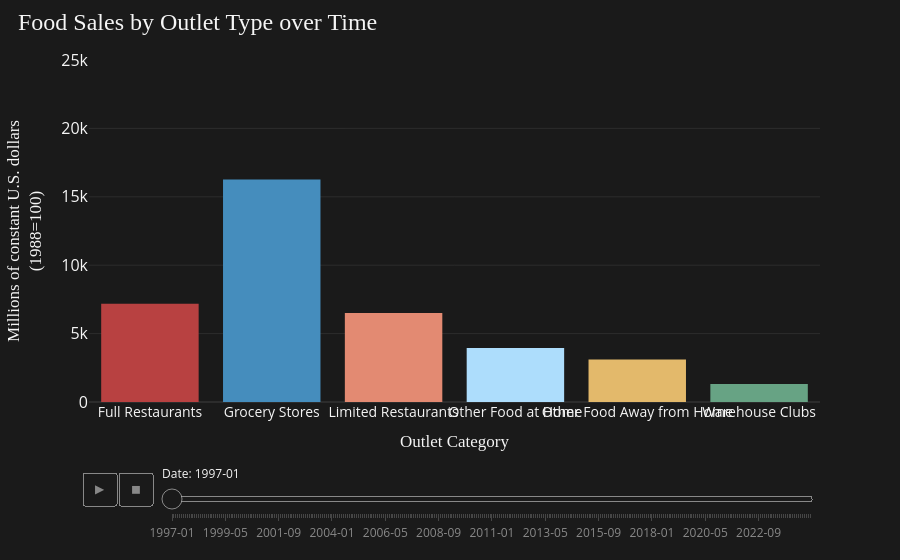

This figure's notebook cell:
### Code cell
# make plot 

# colors
color_map = {
    'grocery_stores': "#458dbd",
    'warehouse_supercenter': "#67a384",
    'other_food_at_home': "#adddfc",
    'full_restaurants': "#b84141",
    'limited_restaurants': "#e38a72",
    'other_food_away': "#e3b96b",
}

# plot 
fig = px.bar(sales_by_outlet_long, 
             x="category", 
             y="sales", 
             color="category",
             color_discrete_map=color_map,
             animation_frame="date",
             animation_group="category",
             range_y=[0,25000],
             custom_data=['month_year'],
             )

fig.update_traces(
    marker_line_width=0,
)

fig.for_each_trace(
    lambda t: t.update(
        hovertemplate=
            '<b>%{x}</b><br>' +
            'Date: %{customdata}<br>' +
            'Sales: $%{y:,.0f}<br>' +
            '<extra></extra>',
        marker_line_width=0
    )
)

fig.update_layout(
    # title
    title={
        'text': 'Food Sales by Outlet Type over Time',
        'x': 0.02,
        'xanchor': 'left',
        'font': {
            'size': 24,
            'family': 'Playfair Display',
            'color': '#f5f5f5'
        }
    },

    # plot background
    plot_bgcolor='#1a1a1a',

    # entire figure background
    paper_bgcolor='#1a1a1a',

    # x-axis
    xaxis=dict(
        title='Outlet Category',
        title_font=dict(
            size=17,
            family="Source Sans 3",
            color='#f5f5f5'
        ),
        tickfont=dict(
            size=14,
            color='#f5f5f5'
        )
    ),

    # y-axis
    yaxis=dict(
        title='Millions of constant U.S. dollars<br>(1988=100)',
        title_font=dict(
            size=17,
            family="Source Sans 3",
            color='#f5f5f5'
        ),
        tickfont=dict(
            size=16,
            color='#f5f5f5'
        )
    ),

    # legend
    showlegend=False
)

fig.update_xaxes(
    tickvals=[
        'grocery_stores',
        'warehouse_supercenter',
        'other_food_at_home',
        'full_restaurants',
        'limited_restaurants',
        'other_food_away'
    ],
    ticktext=[
        'Grocery Stores',
        'Warehouse Clubs',
        'Other Food at Home',
        'Full Restaurants',
        'Limited Restaurants',
        'Other Food Away from Home'
    ]
)

fig.update_yaxes(
    showgrid=True,
    gridcolor="rgba(255,255,255,0.08)",
    zerolinecolor="rgba(255,255,255,0.08)",
)

for step in fig.layout.sliders[0].steps:
    step["label"] = step["label"][:7]

fig.update_layout(

    # animation slider
    sliders=[{
        'currentvalue': {
            'font': {'color': '#f5f5f5'},
            'prefix': 'Date: ',
            'visible': True,
        },

        # tick labels on slider
        'tickcolor': "rgba(245, 245, 245, 0.2)",

        # slider styling
        'bgcolor': '#1a1a1a',
        'bordercolor': "rgba(245, 245, 245, 0.5)",
        'borderwidth': 1,

        # font for slider step labels
        'font': {
            'color': "rgba(245, 245, 245, 0.5)",
        }
    }],

    # buttons
    updatemenus=[{
        'type': 'buttons',

        'font': {
            'color': "rgba(245, 245, 245, 0.5)",
        },

        'bgcolor': '#1a1a1a',
        'bordercolor': "rgba(245, 245, 245, 0.5)",

    }]
)

fig.show()
